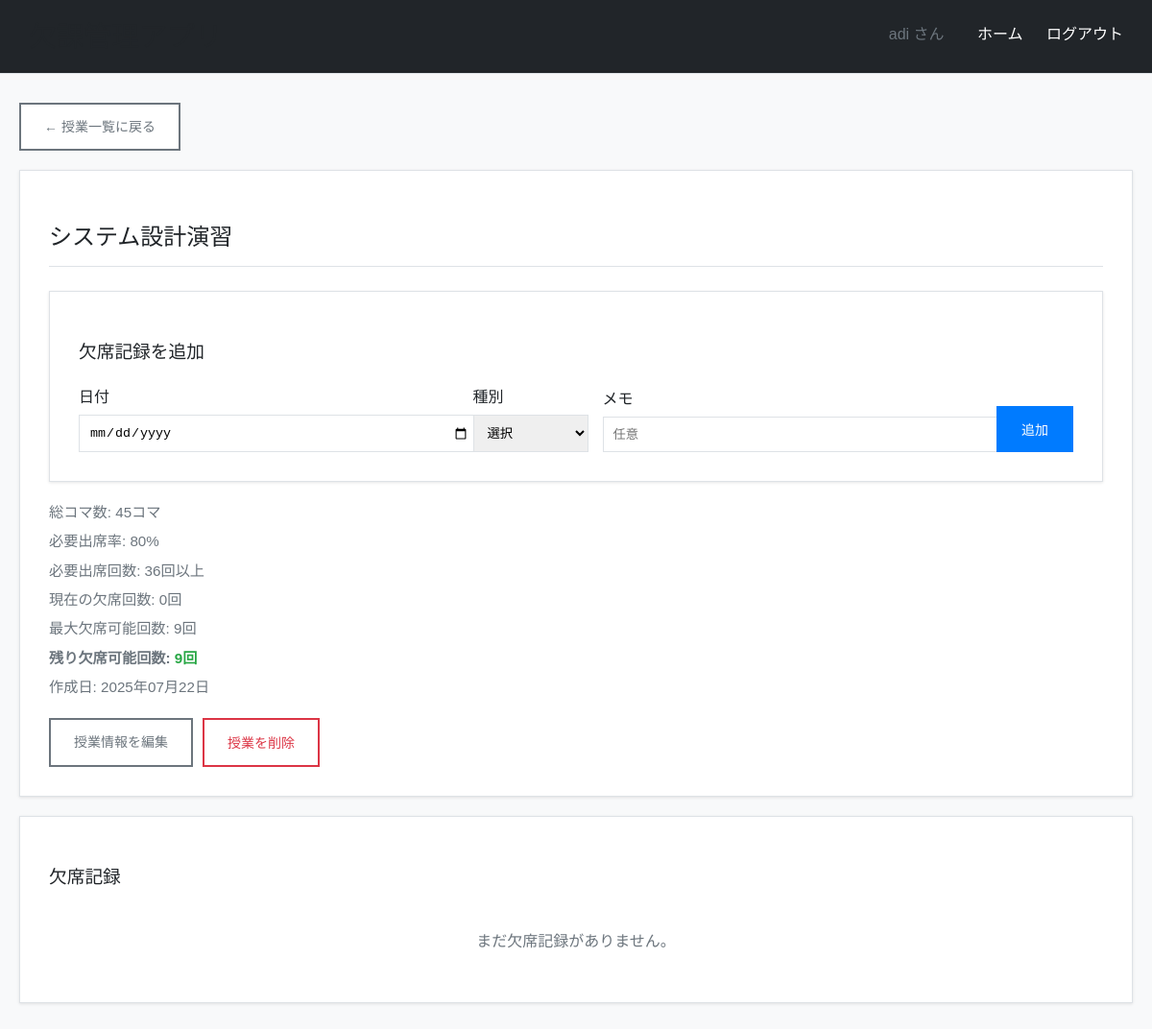
Page /course/1/ (signed in) on the earlier database version.
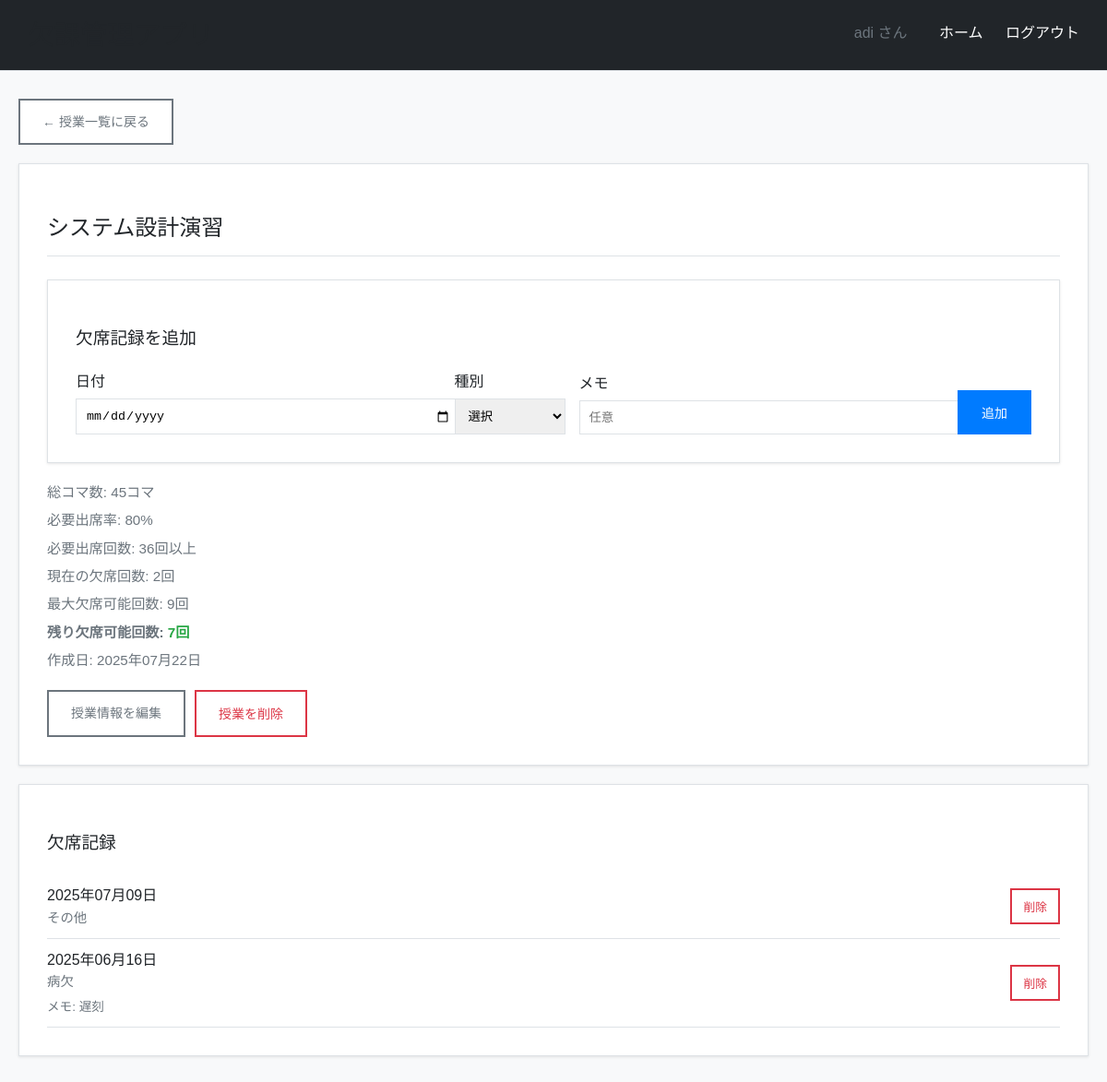
Same page on the later database version.
### sabotage_app/models.py (models this page shows, shortened)
class Course(models.Model):
    user = models.ForeignKey(User, on_delete=models.CASCADE)
    name = models.CharField(max_length=100, verbose_name="授業名")
    total_time_block = models.IntegerField(verbose_name="総コマ数")
    need_percent = models.FloatField(validators=[MinValueValidator(0), MaxValueValidator(100)], verbose_name="必要出席率")
    created_at = models.DateTimeField(auto_now_add=True)
    updated_at = models.DateTimeField(auto_now=True)
    class Meta:
        ordering = ['name']

class SabotageRecord(models.Model):
    course = models.ForeignKey(Course, on_delete=models.CASCADE, related_name='sabotagerecord')
    date = models.DateField()
    absence_type = models.CharField(max_length=10)
    note = models.TextField(blank=True)
    created_at = models.DateTimeField(auto_now_add=True)

### sabotage_app/views.py (the view)
@method_decorator(login_required, name='dispatch')
class CourseDetailView(View):
    def get(self, request, course_id):
        course = get_object_or_404(Course, id=course_id, user=request.user)
        sabotage_records = SabotageRecord.objects.filter(course=course).order_by('-date')
        total_classes = course.total_time_block
        required_attendance_rate = course.need_percent / 100
        required_attendance_count = total_classes * required_attendance_rate
        current_absence_count = sabotage_records.count()
        max_absence_count = total_classes - required_attendance_count
        remaining_absence_count = max_absence_count - current_absence_count
        context = {
            'course': course,
            'sabotage_records': sabotage_records,
            'current_absence_count': current_absence_count,
            'max_absence_count': int(max_absence_count),
            'remaining_absence_count': int(remaining_absence_count),
            'total_classes': total_classes,
            'required_attendance_count': int(required_attendance_count),
        }
        return render(request, "sabotage_app/course_detail.html", context)

### templates/sabotage_app/course_detail.html (shortened to what this page needs)
{% extends 'sabotage_app/base.html' %}
{% block content %}
<div style="margin-bottom: 20px;">
    <a href="{% url 'index' %}" class="btn btn-secondary">← 授業一覧に戻る</a>
</div>
<div class="card">
    <h2>{{ course.name }}</h2>
    <div class="card">
        <h3>欠席記録を追加</h3>
        <form method="post" action="{% url 'sabotage_record_edit' %}" style="display: flex; gap: 15px; align-items: end; flex-wrap: wrap;">
            <div style="flex: 1; min-width: 150px;">
                <label for="date" style="display: block; margin-bottom: 5px; font-weight: 400;">日付</label>
                <input type="date" id="date" name="date" required style="width: 100%; padding: 10px; border: 1px solid #dee2e6;">
            </div>
            <div style="flex: 0 0 120px;">
                <label for="absence_type" style="display: block; margin-bottom: 5px; font-weight: 400;">種別</label>
                <select id="absence_type" name="absence_type" required style="width: 100%; padding: 10px; border: 1px solid #dee2e6;">
                    <option value="">選択</option>
                </select>
            </div>
            <div style="flex: 1; min-width: 150px;">
                <label for="note" style="display: block; margin-bottom: 5px; font-weight: 400;">メモ</label>
                <input type="text" id="note" name="note" placeholder="任意" style="width: 100%; padding: 10px; border: 1px solid #dee2e6;">
            </div>
            <button type="submit" class="btn btn-primary">追加</button>
        </form>
    </div>
    <div style="margin-bottom: 20px;">
        <div class="course-info">総コマ数: {{ total_classes }}コマ</div>
        <div class="course-info">必要出席率: {{ required_attendance_rate|default:80 }}%</div>
        <div class="course-info">必要出席回数: {{ required_attendance_count }}回以上</div>
        <div class="course-info">現在の欠席回数: {{ current_absence_count }}回</div>
        <div class="course-info">最大欠席可能回数: {{ max_absence_count }}回</div>
        <div class="course-info">
            <strong>残り欠席可能回数:
                {% if remaining_absence_count > 0 %}
                    <span style="color: #28a745;">{{ remaining_absence_count }}回</span>
                {% elif remaining_absence_count == 0 %}
                    <span style="color: #ffc107;">これ以上休めません</span>
                {% else %}
                    <span style="color: #dc3545;">{{ remaining_absence_count }}回オーバー（単位取得困難）</span>
                {% endif %}
            </strong>
        </div>
        <div class="course-info">作成日: {{ course.created_at|date:"Y年m月d日" }}</div>
    </div>
    <div style="margin-top: 20px; display: flex; gap: 10px; flex-wrap: wrap;">
        <a href="{% url 'course_edit' course.id %}" class="btn btn-secondary">授業情報を編集</a>
        <button onclick="if(confirm('本当に削除しますか？')) { document.getElementById('delete-form').submit(); }" class="btn btn-danger">授業を削除</button>
    </div>
</div>
<div class="card">
    <h3>欠席記録</h3>
    {% if sabotage_records %}
        {% for record in sabotage_records %}
        <div style="border-bottom: 1px solid #dee2e6; padding: 10px 0; display: flex; justify-content: space-between; align-items: center;">
            <div>
                <div style="font-weight: 500;">{{ record.date|date:"Y年m月d日" }}</div>
                <div style="color: #6c757d; font-size: 0.9rem;">{{ record.absence_type }}</div>
                {% if record.note %}
                    <div style="color: #6c757d; font-size: 0.85rem; margin-top: 5px;">メモ: {{ record.note }}</div>
                {% endif %}
            </div>
            <div style="display: flex; gap: 10px;">
                <button onclick="if(confirm('本当に削除しますか？')) { document.getElementById('delete-record-{{ record.id }}').submit(); }" class="btn btn-danger" style="font-size: 0.8rem; padding: 8px 12px;">削除</button>
            </div>
        </div>
        {% endfor %}
    {% else %}
        <div style="text-align: center; color: #6c757d; padding: 20px;">
            まだ欠席記録がありません。
        </div>
    {% endif %}
</div>
{% endblock %}

### templates/sabotage_app/base.html (shortened to what this page needs)
<!DOCTYPE html>
<html lang="ja">
<head>
</head>
<body>
    <div class="header clearfix">
        <h1>欠課管理アプリ</h1>
        <div class="nav">
            {% if user.is_authenticated %}
                <span>{{ user.username }} さん</span>
                <a href="{% url 'index' %}">ホーム</a>
                <a href="{% url 'logout' %}">ログアウト</a>
            {% else %}
                <a href="{% url 'login' %}">ログイン</a>
                <a href="{% url 'signup' %}">新規登録</a>
            {% endif %}
        </div>
    </div>
    <div class="container">
        {% block content %}
        {% endblock %}
    </div>
</body>
</html>

Differences in the rows shown:
added SabotageRecord: date "2025年07月09日", absence_type "その他"
added SabotageRecord: date "2025年06月16日", absence_type "病欠", note "遅刻"
Other differences:
{{ current_absence_count }}: "0" → "2"
{{ remaining_absence_count }}: "9" → "7"
text no longer shown: "まだ欠席記録がありません。"
